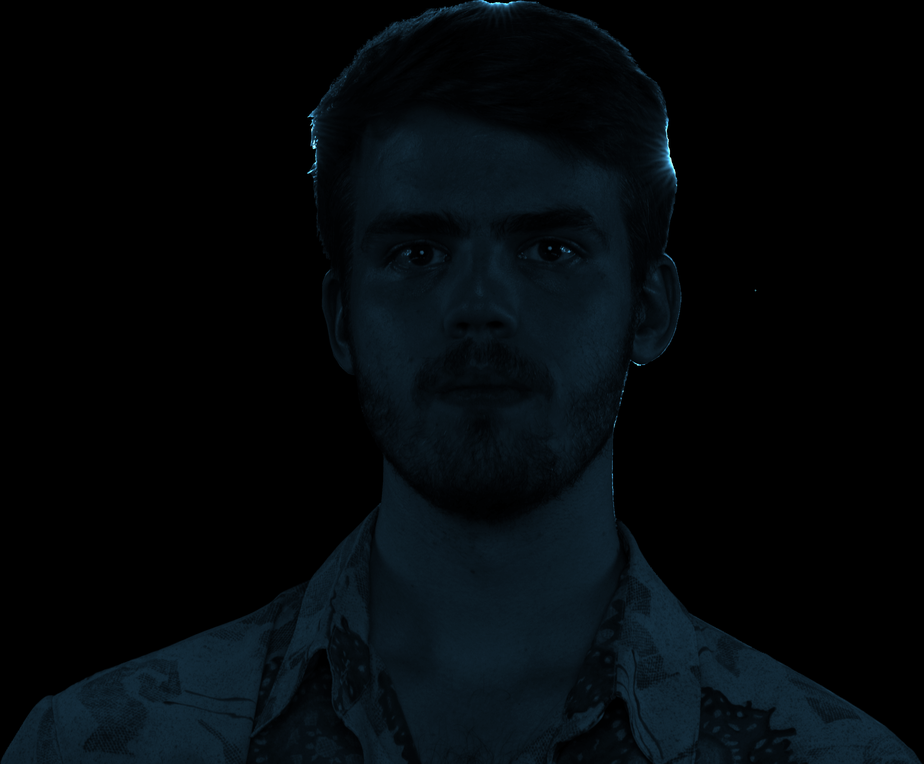
#> input picture output/generated_albedos/albedo_cobalt.png, 924 x 764 px, shrunk from 3514 x 2904 before the run
$ python generate_albedos.py
#> lines starting #> are read from the running program, lines starting #| are printed output that depends on the picture
import os
import cv2
import numpy as np
import tkinter as tk
from tkinter import filedialog

# --- Output folder ---
output_folder = "output/generated_albedos"
os.makedirs(output_folder, exist_ok=True)

# --- File chooser for albedo map ---
def select_albedo_file():
    root = tk.Tk()
    root.withdraw()
    file_path = filedialog.askopenfilename(
        title="Select Albedo Map (PNG or JPG)",
        filetypes=[("Image Files", "*.png *.jpg *.jpeg *.tiff")],
        initialdir="output/photometric_stereo_results"
    )
#> the answer given: output/generated_albedos/albedo_cobalt.png
    return file_path

# --- Prompt for custom filename ---
def prompt_filename(style_name, default_name):
    name = input(f"Filename for {style_name} (without .png) [default: {default_name}]: ").strip()
    return name if name else default_name

# --- Load selected albedo ---
input_albedo_path = select_albedo_file()
if not input_albedo_path:
    print("❗ No file selected. Exiting.")
    exit()

albedo = cv2.imread(input_albedo_path).astype(np.float32) / 255.0
#> the answer given: out.png
#> the answer given: out.png
#> the answer given: out.png

# --- Style 1: Cobalt Bronze ---
def generate_cobalt_albedo(albedo):
    cobalt_tint = np.array([0.6, 0.45, 0.2])
    result = albedo * cobalt_tint
    return np.clip(result * 5, 0, 1)
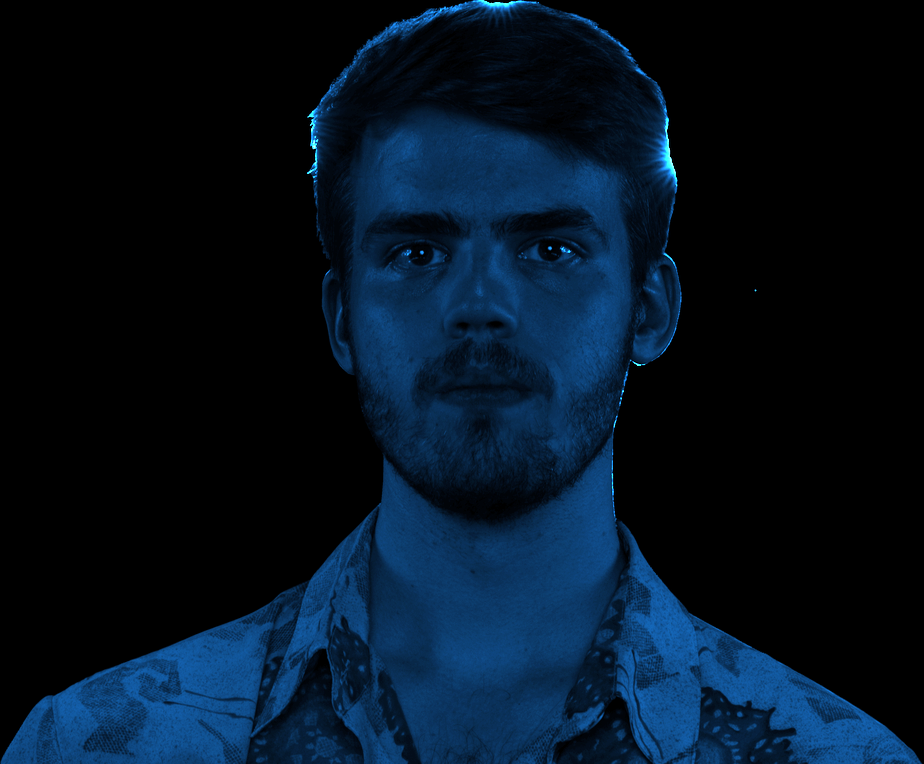
#> returned value: shape (764, 924, 3) float64; mean of channels 0, 1, 2 0.134, 0.0745, 0.0151; drawn as B, G, R

# --- Style 2: Meta Black Bronze ---
def generate_meta_black_albedo(albedo):
    gray = cv2.cvtColor(albedo, cv2.COLOR_BGR2GRAY)
    shadow_boost = np.clip(1.2 - gray, 0, 1)
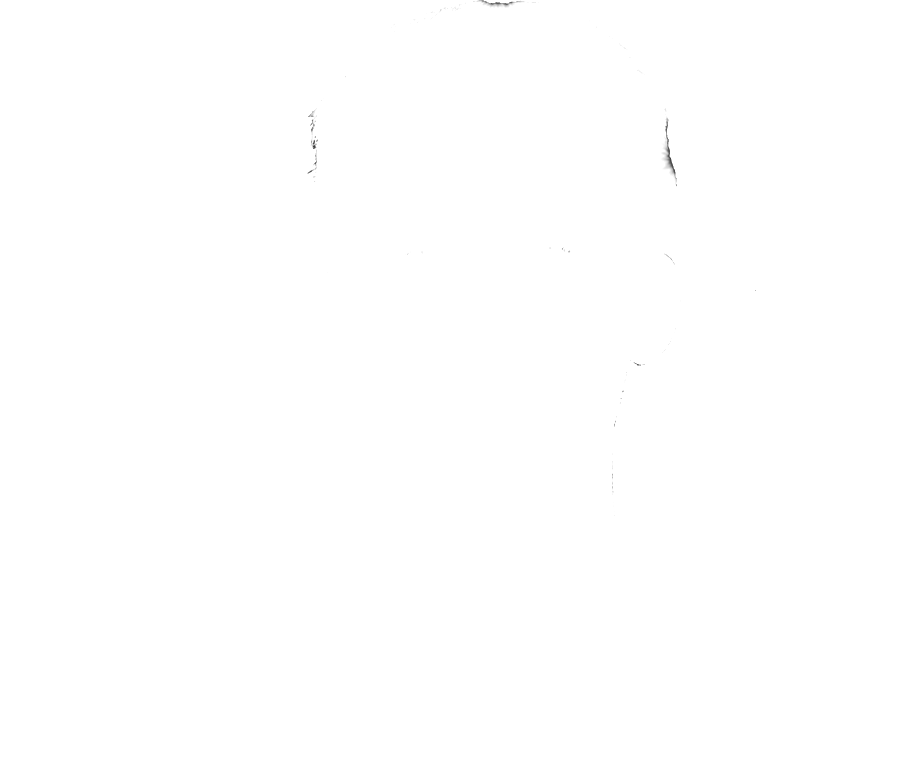
#> shadow_boost: shape (764, 924) float32; min 0.245, max 1, mean 1
    shaded = albedo * shadow_boost[..., np.newaxis]
    tint = np.array([0.15, 0.13, 0.10])
    result = np.power(shaded * tint, 0.6)
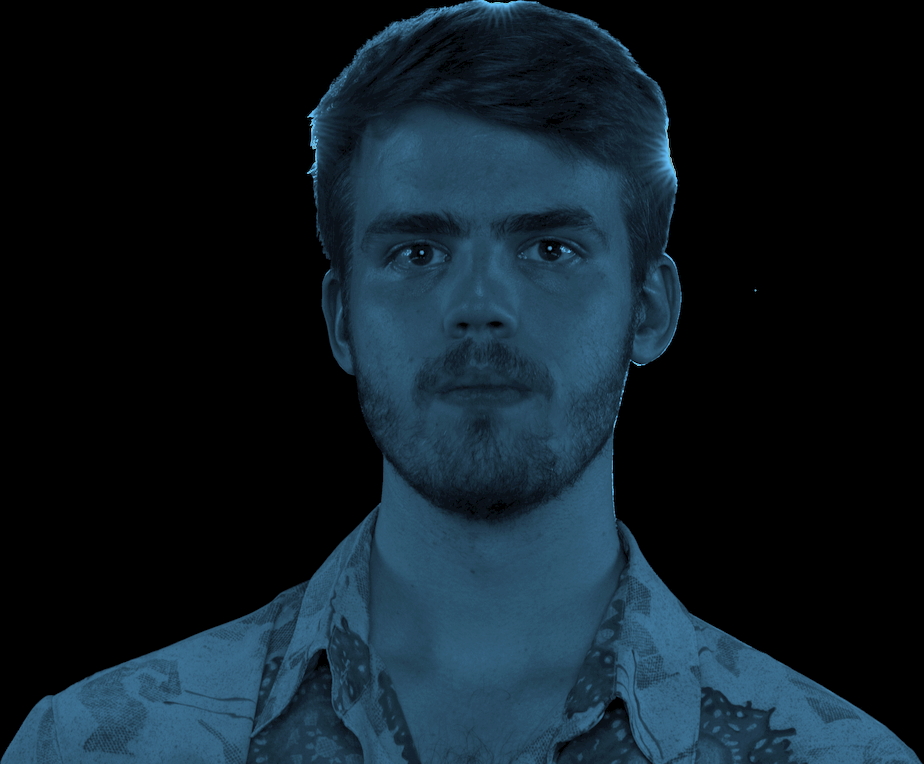
#> result: shape (764, 924, 3) float64; mean B, G, R 0.0337, 0.0257, 0.0137; drawn with min black and max white
    blurred = cv2.GaussianBlur(result, (0, 0), 1.2)
    result = cv2.addWeighted(result, 1.4, blurred, -0.4, 0)
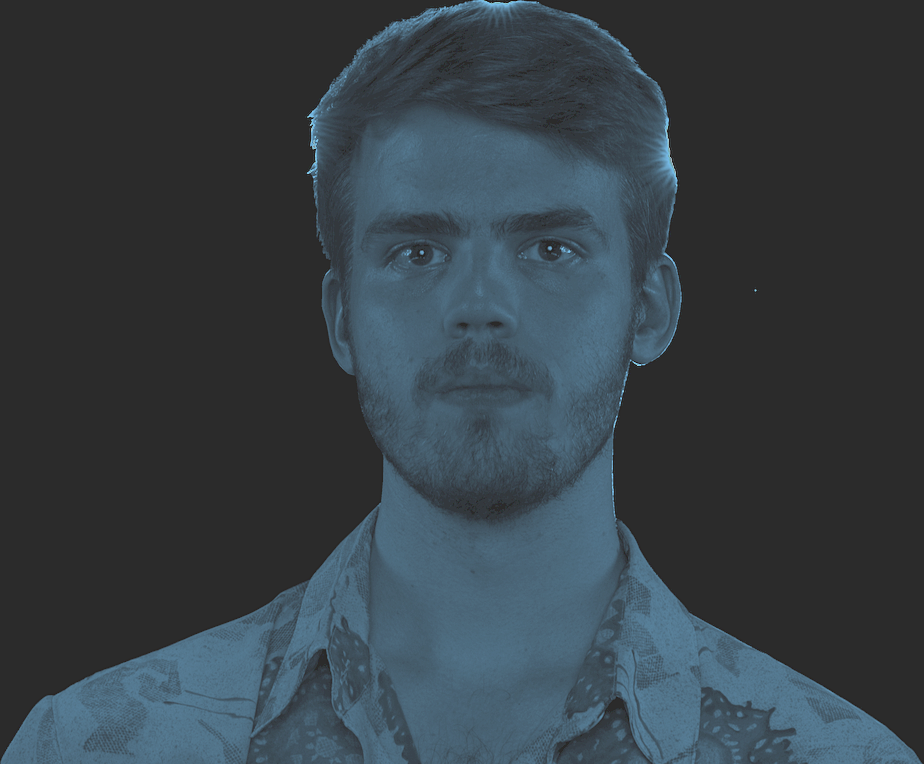
#> result: shape (764, 924, 3) float64; mean B, G, R 0.0337, 0.0257, 0.0137; drawn with min black and max white
    return np.clip(result, 0, 1)

# --- Style 3: Polished Silver ---
def generate_silver_albedo(albedo):
    gray = cv2.cvtColor(albedo, cv2.COLOR_BGR2GRAY)
    mono = cv2.merge([gray, gray, gray])
    boost = np.clip(1.3 - gray, 0, 1)
    shaded = mono * boost[..., np.newaxis]
    tint = np.array([0.85, 0.88, 0.95])
    result = np.power(shaded * tint, 0.5)
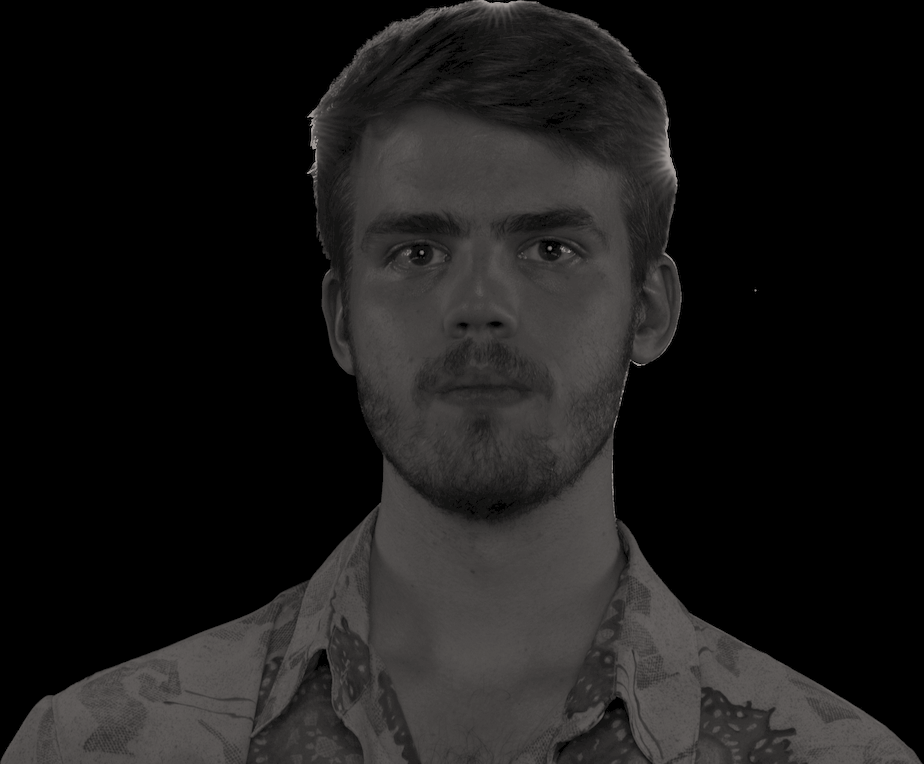
#> result: shape (764, 924, 3) float64; mean of channels 0, 1, 2 0.0971, 0.0988, 0.103; drawn as B, G, R
    blurred = cv2.GaussianBlur(result, (0, 0), 1.0)
    result = cv2.addWeighted(result, 1.5, blurred, -0.5, 0)
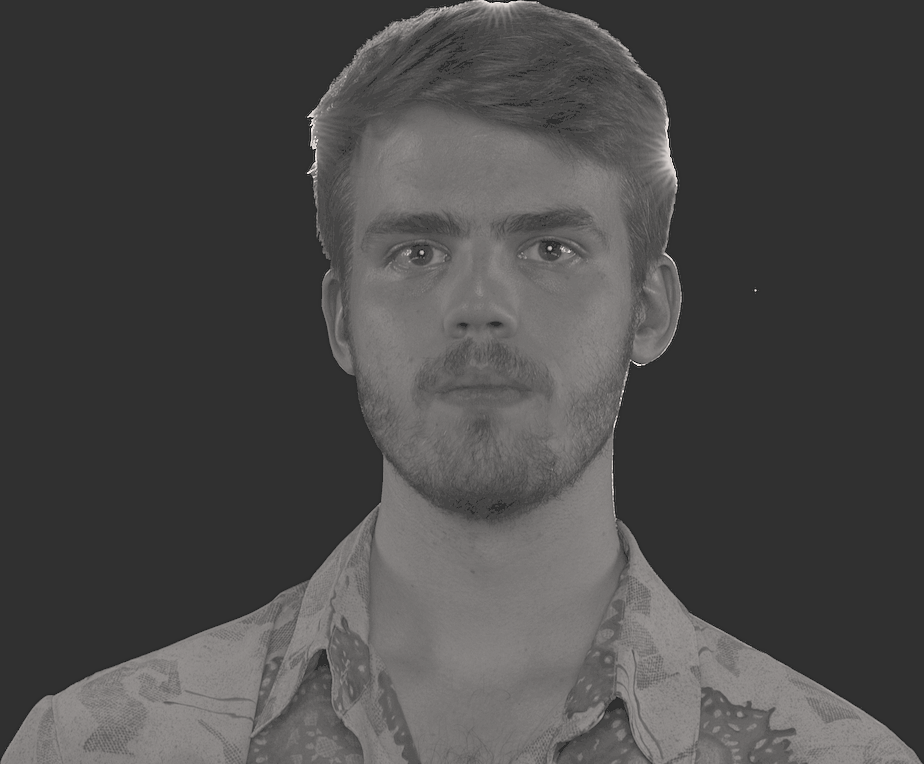
#> result: shape (764, 924, 3) float64; mean of channels 0, 1, 2 0.0971, 0.0988, 0.103; drawn with min black and max white
    return np.clip(result, 0, 1)

# --- Generate and save with custom names ---
cobalt_name = prompt_filename("Cobalt Bronze", "albedo_cobalt")
meta_black_name = prompt_filename("Meta Black Bronze", "albedo_meta_black")
silver_name = prompt_filename("Polished Silver", "albedo_silver")

cv2.imwrite(os.path.join(output_folder, cobalt_name + ".png"), (generate_cobalt_albedo(albedo) * 255).astype(np.uint8))
cv2.imwrite(os.path.join(output_folder, meta_black_name + ".png"), (generate_meta_black_albedo(albedo) * 255).astype(np.uint8))
cv2.imwrite(os.path.join(output_folder, silver_name + ".png"), (generate_silver_albedo(albedo) * 255).astype(np.uint8))

print("\n✅ Stylized albedo maps saved in:", output_folder)

$ run again, with output/generated_albedos/albedo_default_rgb.png copied over output/generated_albedos/albedo_cobalt.png
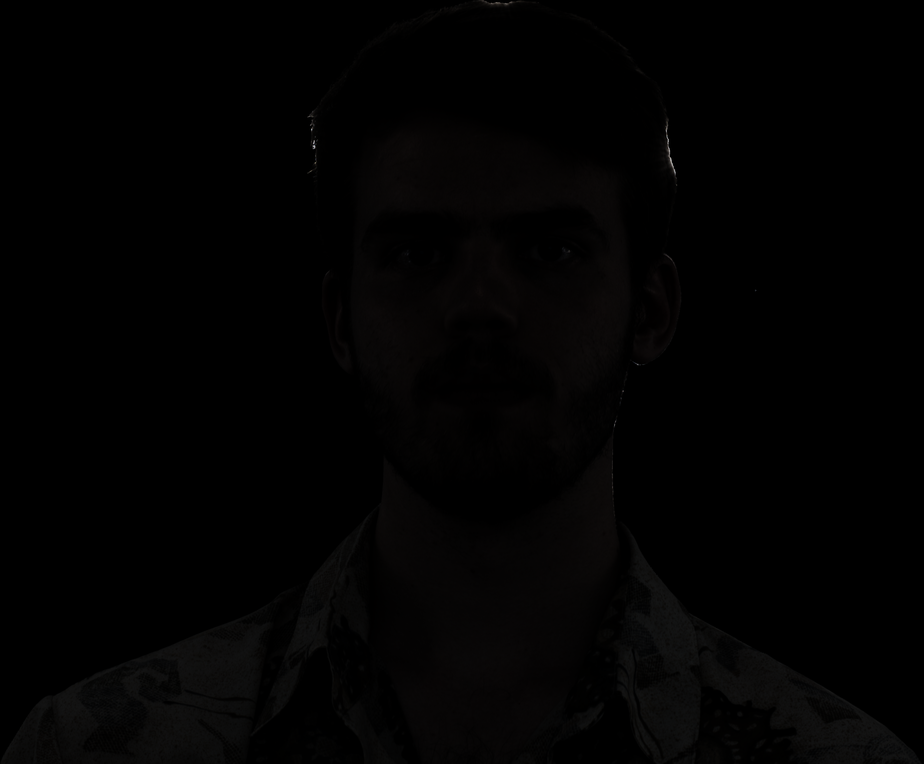
#> input picture output/generated_albedos/albedo_default_rgb.png, 924 x 764 px, shrunk from 3514 x 2904 before the run
#> in generate_meta_black_albedo, `blurred = cv2.GaussianBlur(result, (0, 0), 1.2)`:
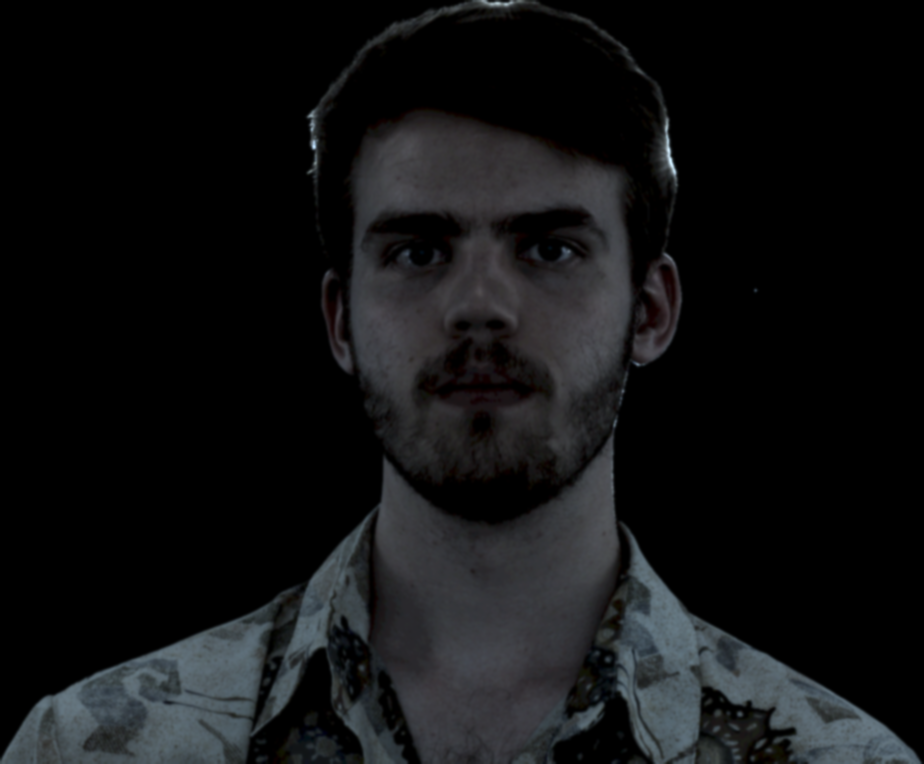
#> blurred: shape (764, 924, 3) float64; mean B, G, R 0.00983, 0.00929, 0.00888; drawn with min black and max white
#> in generate_silver_albedo, `result = cv2.addWeighted(result, 1.5, blurred, -0.5, 0)`:
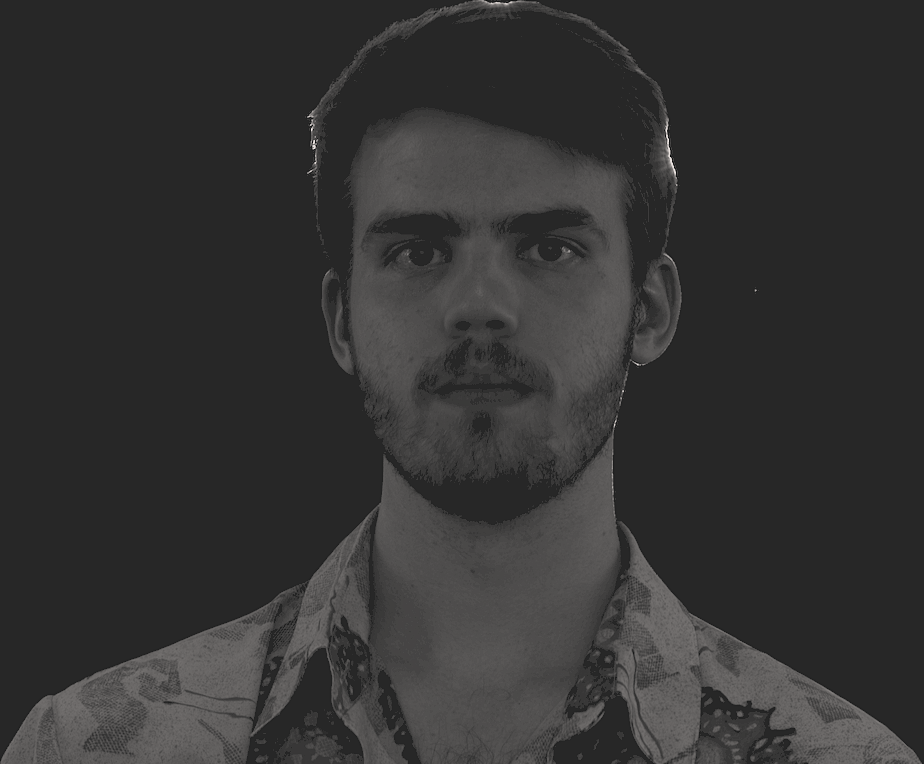
#> result: shape (764, 924, 3) float64; mean of channels 0, 1, 2 0.0437, 0.0444, 0.0462; drawn with min black and max white
